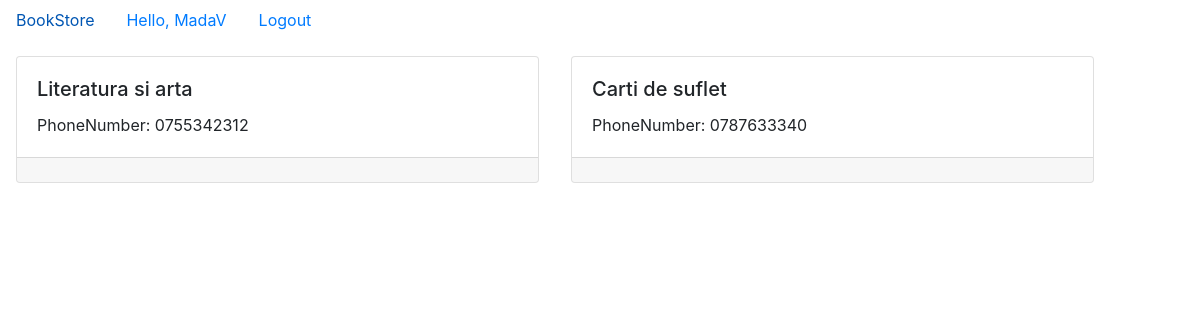
Screenshot of /publishers (signed in) with the database file from the repository.
### app/models.py (models this page shows, shortened)
class Publisher(models.Model):
    name = models.CharField(max_length=70)
    contactPhone = models.CharField(max_length=10)

### app/views.py (the view)
# urls.py: path('publishers', PublisherListView.as_view(), name='publisher_list'),
class PublisherListView(View):
    def get(self, request, *args, **kwargs):
        publisher_list = Publisher.objects.all()
        return render(request, 'publishers.html', {'publisher_list': publisher_list})

### app/templates/publishers.html (shortened to what this page needs)
{% extends 'base.html' %}
{% block content %}
  <div class="row container">
    {% for publisher in publisher_list %}
      <div class="col-sm-6 p-3">
        <div class="card">
          <div class="card-body">
            <h5 class="card-title">{{publisher.name }}</h5>
            <p class="card-text">PhoneNumber: {{publisher.contactPhone}}</a></p>
          </div>
          <div class="card-footer text-muted">
          </div>
        </div>
      </div>
    {% endfor %}
  </div>
{% endblock %}

### app/templates/nav.html (shortened to what this page needs)
<ul class="nav">
  <li class="nav-item">
    <a class="nav-link active" href="{% url 'book_list' %}">BookStore</a>
  </li>
  {% if user.is_authenticated %}
    <li class="nav-item">
      <a class="nav-link active" href="">Hello, {{user.username }}</a>
    </li>
    <li class="nav-item">
      <a class="nav-link active" href="{% url 'logout' %}">Logout</a>
    </li>
  {% endif %}
</ul>

### rows the page displays
Publisher: name "Literatura si arta", contactPhone "0755342312"
Publisher: name "Carti de suflet", contactPhone "0787633340"

### other values shown
{{ user.username }} "MadaV"
